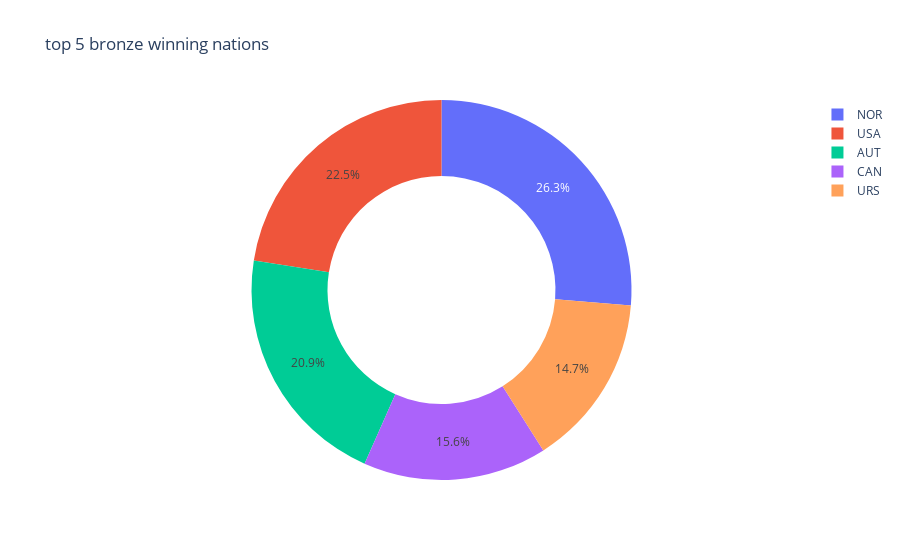

This figure's notebook cell:
### Code cell
bronze_medal=wo[wo['Medal']=='Bronze'].groupby(['Country']).count().sort_values(by='Medal',ascending=False).reset_index()
line_colors=['red','blue','green','yellow','orange']
bronze_medal_plot=px.pie(bronze_medal.head(5),values='Medal',hole=0.6,names='Country',title='top 5 bronze winning nations')
bronze_medal_plot.show()

### Figure 1 — Plotly figure (JSON) as saved in the notebook; plotly's stock layout.template omitted (floating-point values rounded to 4 significant figures)
{"data": [{"domain": {"x": [0, 1], "y": [0, 1]}, "hole": 0.6, "hovertemplate": "Country=%{label}<br>Medal=%{value}<extra></extra>", "labels": ["NOR", "USA", "AUT", "CAN", "URS"], "legendgroup": "", "name": "", "showlegend": true, "type": "pie", "values": [111, 95, 88, 66, 62]}], "layout": {"legend": {"tracegroupgap": 0}, "title": {"text": "top 5 bronze winning nations"}}}
